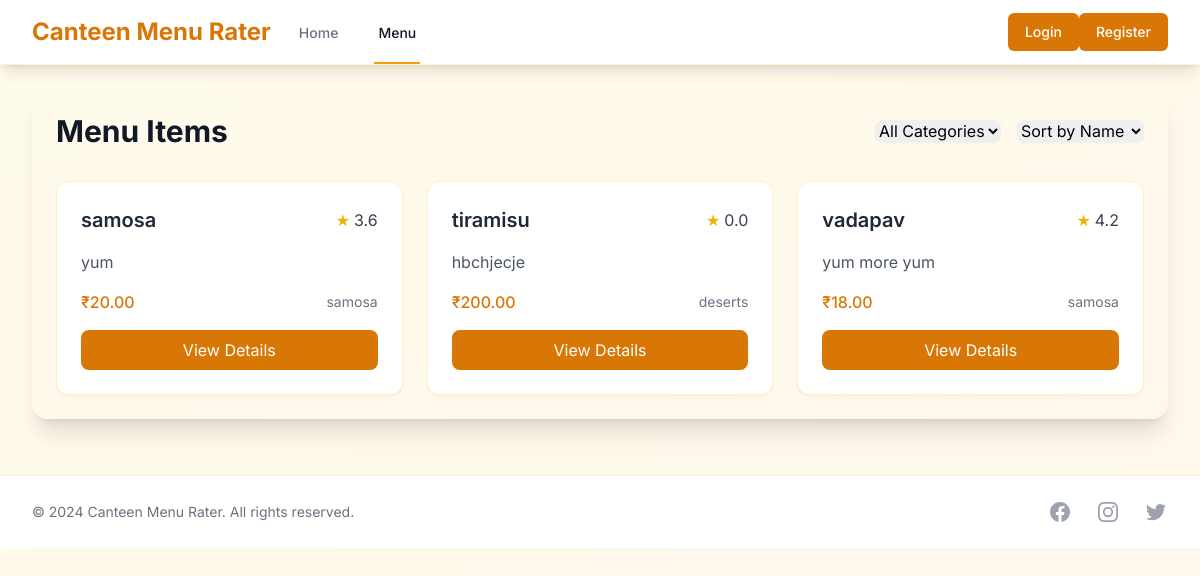
The page /menu/menu/ on the database as committed earlier.
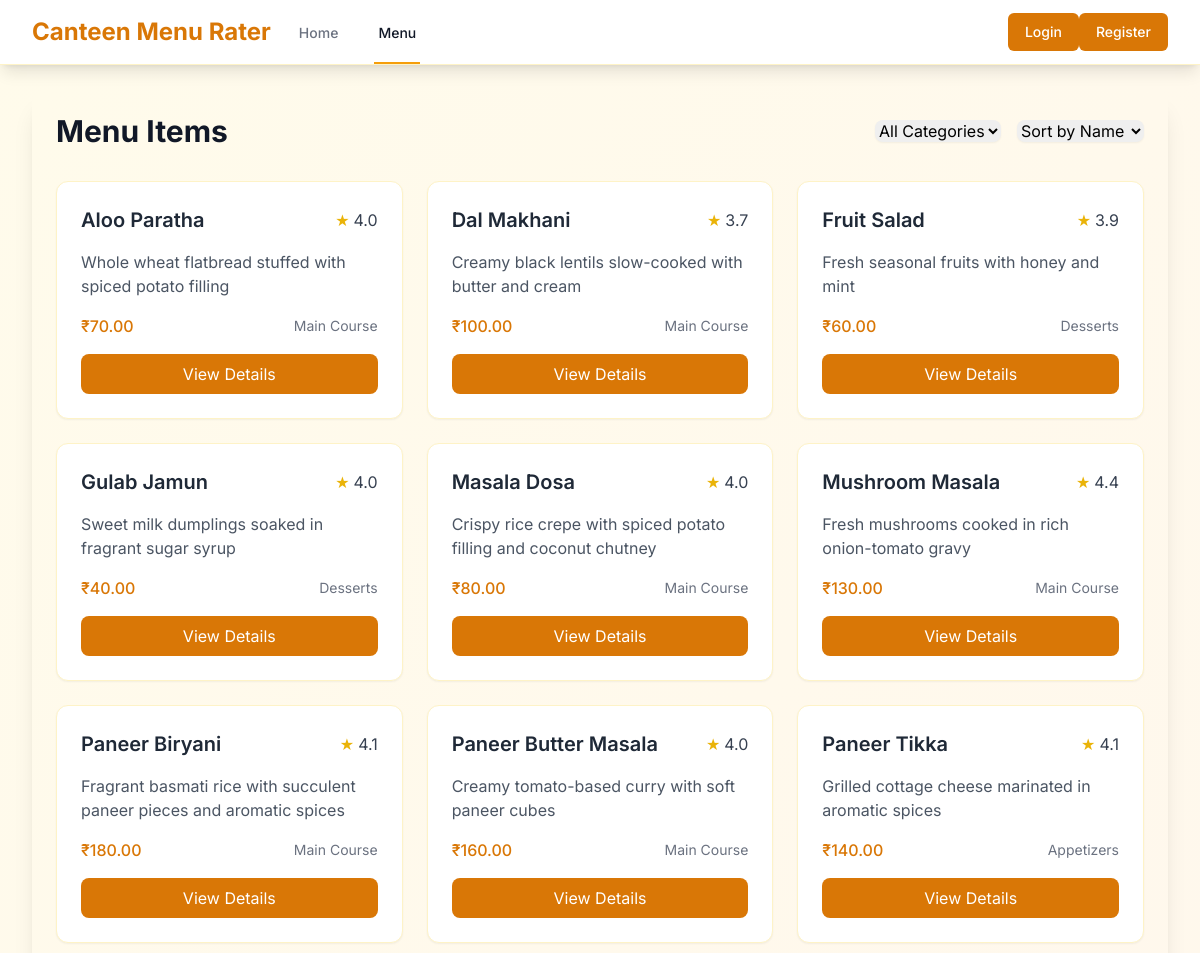
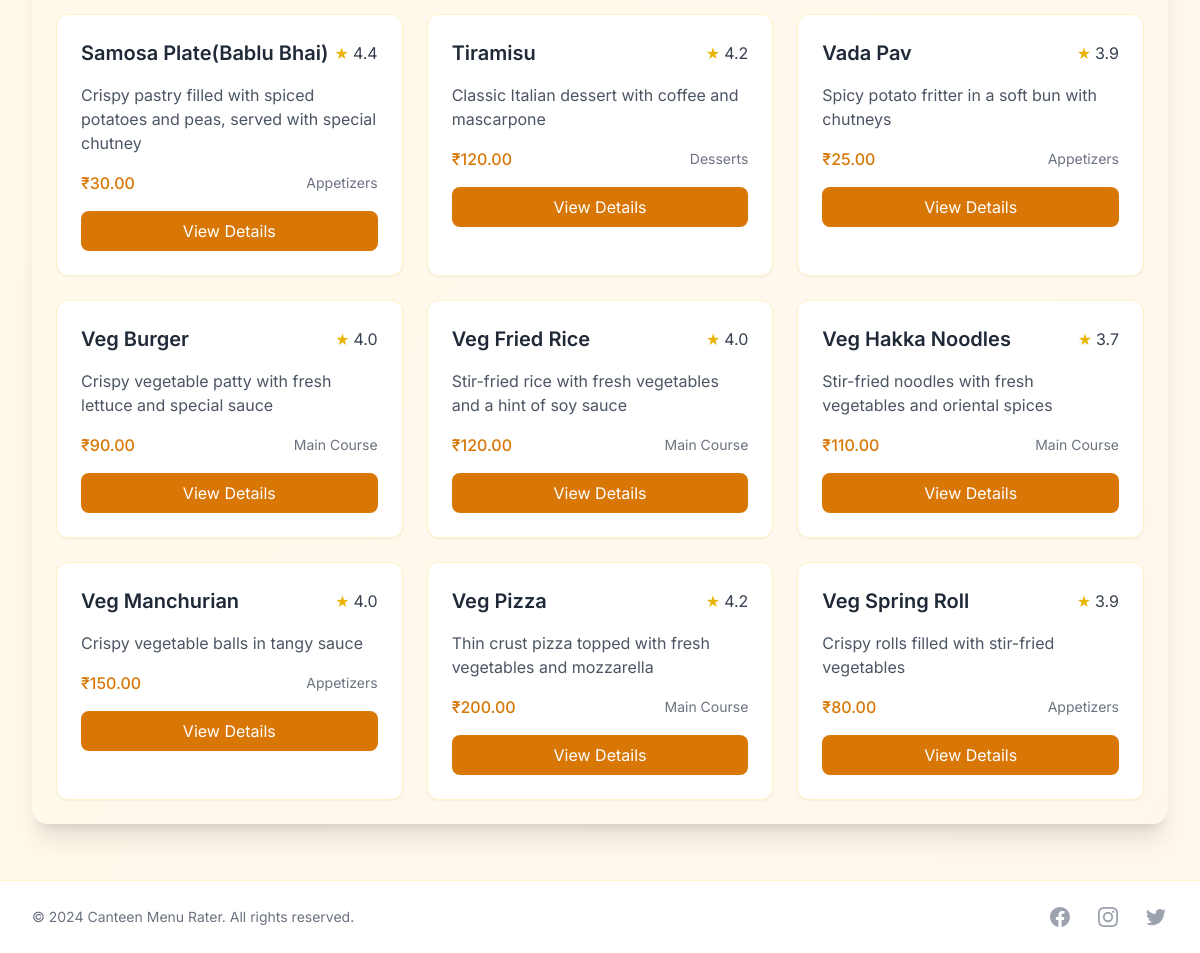
The same page on the database as committed later (2 pictures, top to bottom).
### menu/models.py (models this page shows, shortened)
class MenuItem(models.Model):
    name = models.CharField(max_length=200)
    description = models.TextField()
    price = models.DecimalField(max_digits=6, decimal_places=2)
    category = models.ForeignKey(Category, on_delete=models.CASCADE, related_name='items')
    image = models.ImageField(upload_to='menu_items/', blank=True, null=True)
    is_available = models.BooleanField(default=True)
    created_at = models.DateTimeField(auto_now_add=True)
    updated_at = models.DateTimeField(auto_now=True)
    def average_rating(self):
        ratings = self.ratings.all()
        if ratings:
            return sum(rating.rating for rating in ratings) / len(ratings)
        return 0

class Rating(models.Model):
    user = models.ForeignKey(CustomUser, on_delete=models.CASCADE, related_name='ratings', null=True, blank=True)
    menu_item = models.ForeignKey(MenuItem, on_delete=models.CASCADE, related_name='ratings')
    rating = models.IntegerField(
        validators=[MinValueValidator(1), MaxValueValidator(5)]
    )
    comment = models.TextField(blank=True)
    created_at = models.DateTimeField(auto_now_add=True)
    class Meta:
        ordering = ['-created_at']

class Category(models.Model):
    name = models.CharField(max_length=100)
    description = models.TextField(blank=True)
    class Meta:
        verbose_name_plural = "categories"

### menu/views.py (the view)
# urls.py: path('menu/', views.menu_list, name='menu_list'),
def menu_list(request):
    categories = Category.objects.all()
    menu_items = MenuItem.objects.all()
    category_id = request.GET.get('category')
    if category_id:
        menu_items = menu_items.filter(category_id=category_id)
    sort_by = request.GET.get('sort', 'name')
    if sort_by == 'rating':
        menu_items = menu_items.annotate(
            average_rating=Avg('ratings__rating')
        ).order_by('-average_rating')
    elif sort_by == 'price':
        menu_items = menu_items.order_by('price')
    else:  # default sort by name
        menu_items = menu_items.order_by('name')
    context = {
        'categories': categories,
        'menu_items': menu_items,
        'selected_category': category_id,
    }
    return render(request, 'menu_list.html', context)

### templates/menu_list.html (shortened to what this page needs)
{% extends 'base.html' %}
{% block content %}
<div class="bg-gradient-to-br from-amber-50 to-orange-50 rounded-2xl shadow-xl p-6">
    <div class="flex flex-col md:flex-row justify-between items-start md:items-center mb-8">
        <div class="flex items-center">
            <h1 class="text-3xl font-bold text-gray-900">Menu Items</h1>
        </div>
        <div class="flex flex-col sm:flex-row space-y-4 sm:space-y-0 sm:space-x-4">
            <select id="category-filter" class="rounded-lg border-gray-300 shadow-sm focus:border-amber-500 focus:ring-amber-500">
                <option value="">All Categories</option>
            </select>
            <select id="sort-by" class="rounded-lg border-gray-300 shadow-sm focus:border-amber-500 focus:ring-amber-500">
                <option value="name">Sort by Name</option>
            </select>
        </div>
    </div>
    <div class="grid grid-cols-1 md:grid-cols-2 lg:grid-cols-3 gap-6">
        {% for item in menu_items %}
        <div class="bg-white rounded-xl shadow-sm border border-amber-100 p-6 hover-scale">
            <div class="flex items-center justify-between mb-4">
                <h2 class="text-xl font-semibold text-gray-800">{{ item.name }}</h2>
                <div class="flex items-center">
                    <span class="text-yellow-500">★</span>
                    <span class="text-gray-700 ml-1">{{ item.average_rating|floatformat:1 }}</span>
                </div>
            </div>
            <p class="text-gray-600 mb-4">{{ item.description }}</p>
            <div class="flex justify-between items-center mb-4">
                <span class="text-amber-600 font-medium">₹{{ item.price }}</span>
                <span class="text-sm text-gray-500">{{ item.category.name }}</span>
            </div>
            <a href="{% url 'menu:menu_item_detail' item.id %}" class="block w-full bg-amber-600 text-white px-4 py-2 rounded-lg hover:bg-amber-700 focus:outline-none focus:ring-2 focus:ring-amber-500 focus:ring-offset-2 transition-colors text-center">
                View Details
            </a>
        </div>
        {% endfor %}
    </div>
</div>
{% endblock %}

### templates/base.html (shortened to what this page needs)
<!DOCTYPE html>
<html lang="en">
<head>
    <script src="https://cdn.tailwindcss.com"></script>
</head>
<body class="bg-gradient-to-br from-amber-50 to-orange-50 min-h-screen">
    <nav class="bg-white shadow-lg border-b border-amber-100">
        <div class="max-w-7xl mx-auto px-4 sm:px-6 lg:px-8">
            <div class="flex justify-between h-16">
                <div class="flex">
                    <div class="flex-shrink-0 flex items-center">
                        <a href="{% url 'menu:home' %}" class="text-2xl font-bold text-amber-600">Canteen Menu Rater</a>
                    </div>
                    <div class="hidden sm:ml-6 sm:flex sm:space-x-8">
                        <a href="{% url 'menu:home' %}"
                           class="{% if request.resolver_match.url_name == 'home' %}border-amber-500 text-gray-900{% else %}border-transparent text-gray-500 hover:border-gray-300 hover:text-gray-700{% endif %} inline-flex items-center px-1 pt-1 border-b-2 text-sm font-medium">
                            Home
                        </a>
                        <a href="{% url 'menu:menu_list' %}"
                           class="{% if request.resolver_match.url_name == 'menu_list' %}border-amber-500 text-gray-900{% else %}border-transparent text-gray-500 hover:border-gray-300 hover:text-gray-700{% endif %} inline-flex items-center px-1 pt-1 border-b-2 text-sm font-medium">
                            Menu
                        </a>
                    </div>
                </div>
                <div class="hidden sm:ml-6 sm:flex sm:items-center">
                    {% if user.is_authenticated %}
                        <div class="flex items-center space-x-4">
                            <a href="{% url 'menu:user_dashboard' %}" class="inline-flex items-center px-4 py-2 border border-transparent text-sm font-medium rounded-md text-white bg-blue-600 hover:bg-blue-700 focus:outline-none focus:ring-2 focus:ring-offset-2 focus:ring-blue-500">Dashboard</a>
                            <span class="text-gray-700">Welcome, {{ user.username }}</span>
                            <a href="{% url 'logout' %}" class="inline-flex items-center px-4 py-2 border border-transparent text-sm font-medium rounded-md text-white bg-amber-600 hover:bg-amber-700 focus:outline-none focus:ring-2 focus:ring-offset-2 focus:ring-amber-500">
                                Logout
                            </a>
                        </div>
                    {% else %}
                        <a href="{% url 'login' %}" class="inline-flex items-center px-4 py-2 border border-transparent text-sm font-medium rounded-md text-white bg-amber-600 hover:bg-amber-700 focus:outline-none focus:ring-2 focus:ring-offset-2 focus:ring-amber-500">
                            Login
                        </a>
                        <a href="{% url 'users:register' %}" class="inline-flex items-center px-4 py-2 border border-transparent text-sm font-medium rounded-md text-white bg-amber-600 hover:bg-amber-700 focus:outline-none focus:ring-2 focus:ring-offset-2 focus:ring-amber-500">
                            Register
                        </a>
                    {% endif %}
                </div>
            </div>
        </div>
    </nav>
    <main class="max-w-7xl mx-auto py-6 sm:px-6 lg:px-8">
        {% block content %}
        {% endblock %}
    </main>
    <footer class="bg-white border-t border-amber-100 mt-8">
        <div class="max-w-7xl mx-auto py-6 px-4 sm:px-6 lg:px-8">
            <div class="flex flex-col md:flex-row justify-between items-center">
                <p class="text-gray-500 text-sm mb-4 md:mb-0">
                    © 2024 Canteen Menu Rater. All rights reserved.
                </p>
                <div class="flex space-x-6">
                    <a href="#" class="text-gray-400 hover:text-amber-500">
                    </a>
                    <a href="#" class="text-gray-400 hover:text-amber-500">
                    </a>
                    <a href="#" class="text-gray-400 hover:text-amber-500">
                    </a>
                </div>
            </div>
        </div>
    </footer>
</body>
</html>

### templates/base.html (style rules this page uses)
body { font-family: 'Inter', sans-serif; }
.hover-scale { transition: transform 0.2s; }

Rows that differ between the two databases and show on the page:
removed MenuItem: name "samosa", average_rating "3.6", description "yum", price "20.00", category.name "samosa"
removed MenuItem: name "tiramisu", average_rating "0.0", description "hbchjecje", price "200.00", category.name "deserts"
removed MenuItem: name "vadapav", average_rating "4.2", description "yum more yum", price "18.00", category.name "samosa"
added MenuItem: name "Aloo Paratha", average_rating "4.0", description "Whole wheat flatbread stuffed with spiced potato filling", price "70.00", category.name "Main Course"
added MenuItem: name "Dal Makhani", average_rating "3.7", description "Creamy black lentils slow-cooked with butter and cream", price "100.00", category.name "Main Course"
added MenuItem: name "Fruit Salad", average_rating "3.9", description "Fresh seasonal fruits with honey and mint", price "60.00", category.name "Desserts"
added MenuItem: name "Gulab Jamun", average_rating "4.0", description "Sweet milk dumplings soaked in fragrant sugar syrup", price "40.00", category.name "Desserts"
added MenuItem: name "Masala Dosa", average_rating "4.0", description "Crispy rice crepe with spiced potato filling and coconut chutney", price "80.00", category.name "Main Course"
added MenuItem: name "Mushroom Masala", average_rating "4.4", description "Fresh mushrooms cooked in rich onion-tomato gravy", price "130.00", category.name "Main Course"
added MenuItem: name "Paneer Biryani", average_rating "4.1", description "Fragrant basmati rice with succulent paneer pieces and aromatic spices", price "180.00", category.name "Main Course"
added MenuItem: name "Paneer Butter Masala", average_rating "4.0", description "Creamy tomato-based curry with soft paneer cubes", price "160.00", category.name "Main Course"
added MenuItem: name "Paneer Tikka", average_rating "4.1", description "Grilled cottage cheese marinated in aromatic spices", price "140.00", category.name "Appetizers"
added MenuItem: name "Samosa Plate(Bablu Bhai)", average_rating "4.4", description "Crispy pastry filled with spiced potatoes and peas, served with special chutney", price "30.00", category.name "Appetizers"
added MenuItem: name "Tiramisu", average_rating "4.2", description "Classic Italian dessert with coffee and mascarpone", price "120.00", category.name "Desserts"
added MenuItem: name "Vada Pav", average_rating "3.9", description "Spicy potato fritter in a soft bun with chutneys", price "25.00", category.name "Appetizers"
added MenuItem: name "Veg Burger", average_rating "4.0", description "Crispy vegetable patty with fresh lettuce and special sauce", price "90.00", category.name "Main Course"
added MenuItem: name "Veg Fried Rice", average_rating "4.0", description "Stir-fried rice with fresh vegetables and a hint of soy sauce", price "120.00", category.name "Main Course"
added MenuItem: name "Veg Hakka Noodles", average_rating "3.7", description "Stir-fried noodles with fresh vegetables and oriental spices", price "110.00", category.name "Main Course"
added MenuItem: name "Veg Manchurian", average_rating "4.0", description "Crispy vegetable balls in tangy sauce", price "150.00", category.name "Appetizers"
added MenuItem: name "Veg Pizza", average_rating "4.2", description "Thin crust pizza topped with fresh vegetables and mozzarella", price "200.00", category.name "Main Course"
added MenuItem: name "Veg Spring Roll", average_rating "3.9", description "Crispy rolls filled with stir-fried vegetables", price "80.00", category.name "Appetizers"
